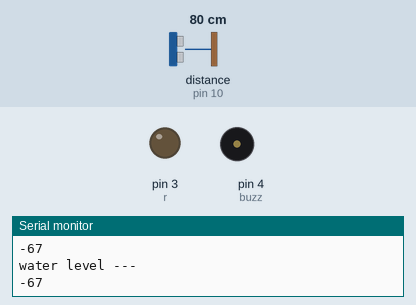
Simulated run of this sketch. Board: Arduino Uno, built with avr-gcc and run on an emulated ATmega328P. Shown: output pins drawn as LEDs (lit = HIGH), buzzer (waves = sounding, pin HIGH), the last lines printed to the serial monitor. The test bench sets the inputs (shaded band); at power-on: distance to the obstacle (sensor on pin 10) 80 cm. The echo pulse lasts 58.3 µs per cm; pins used as bus, display or sensor lines are not drawn.

Above: at 2.8 s.
2.9 s: distance to the obstacle (sensor on pin 10) set to 8 cm
5.6 s: distance to the obstacle (sensor on pin 10) set to 5 cm
At 7.3 s:
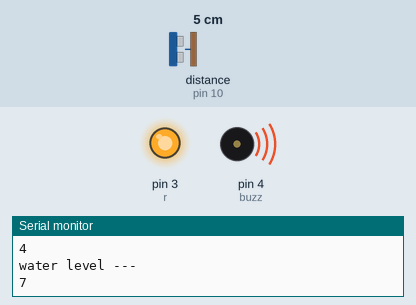
8.3 s: distance to the obstacle (sensor on pin 10) set to 9 cm
At 10.5 s:
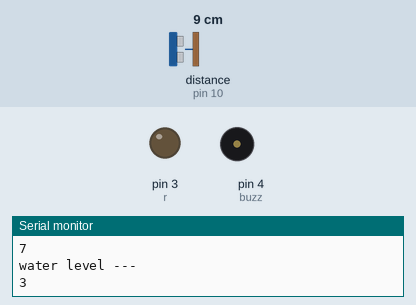
11.5 s: distance to the obstacle (sensor on pin 10) set to 2 cm
At 13.2 s:
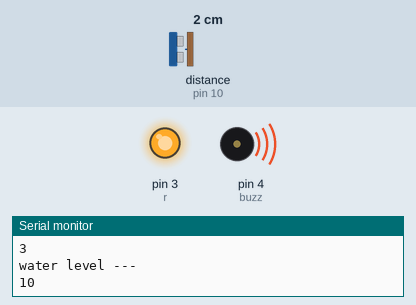
Timing chart, 0 to 14.7 s (numbered marks = the images above; inputs shaded):
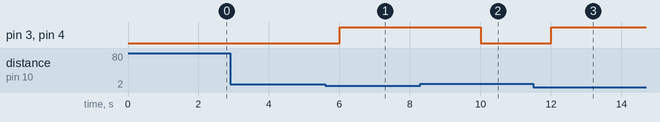

The sketch:

Water_level_detector.ino
```cpp
const int tp=9;
const int ep=10;
const int r=3;
const int buzz=4;
int duration;
int h;
int H;

void setup() {
  Serial.begin(9600);
  pinMode(tp,OUTPUT);
  pinMode(ep,INPUT);
  pinMode(r,OUTPUT);
  pinMode(buzz,OUTPUT);
}

void loop() {
  digitalWrite(tp,LOW);
  delayMicroseconds(10);
  digitalWrite(tp,HIGH);
  delayMicroseconds(10);
  digitalWrite(tp,LOW);


  duration=pulseIn(ep,HIGH);

  h=duration*0.034*0.5;
  H=11.7-h;

  if(h<6){
    digitalWrite(r,HIGH);
    digitalWrite(buzz,HIGH);
  }

  else{
    digitalWrite(r,LOW);
    digitalWrite(buzz,LOW);
  }

  Serial.println("water level ---  ");
  Serial.println(H);

  delay(2000);

}
```

Measured:
- the behaviour switches between 7 and 6 cm on distance to the obstacle (sensor on pin 10) (found by bisection; images 0 and 1)
- after the input at 5.6 s, pin 3 (r), pin 4 (buzz): LOW → HIGH after 0.41 s
- after the input at 8.3 s, pin 3 (r), pin 4 (buzz): HIGH → LOW after 1.7 s
- after the input at 11.5 s, pin 3 (r), pin 4 (buzz): LOW → HIGH after 0.52 s
